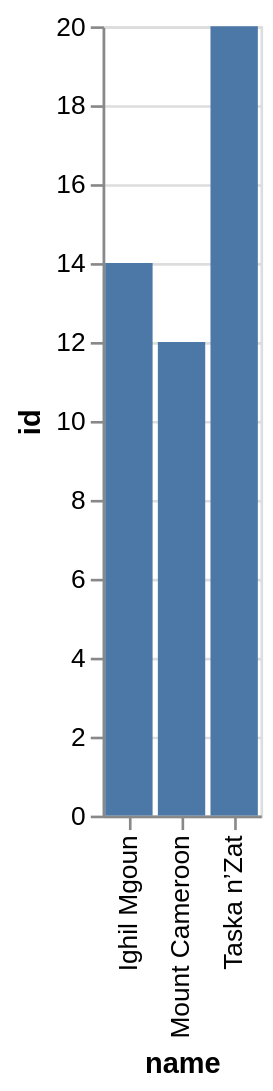

Source (Vega-Lite JSON):
### Vega-Lite specification from a JSON file in a GitHub repository (floating-point values rounded to 4 significant figures)
{"data": {"values": [{"x_data": "Ighil Mgoun", "y_data": 14}, {"x_data": "Mount Cameroon", "y_data": 12}, {"x_data": "Taska n’Zat", "y_data": 20}]}, "mark": "bar", "encoding": {"x": {"field": "x_data", "type": "nominal", "title": "name", "sort": "ascending"}, "y": {"field": "y_data", "type": "quantitative", "title": "id"}}}
